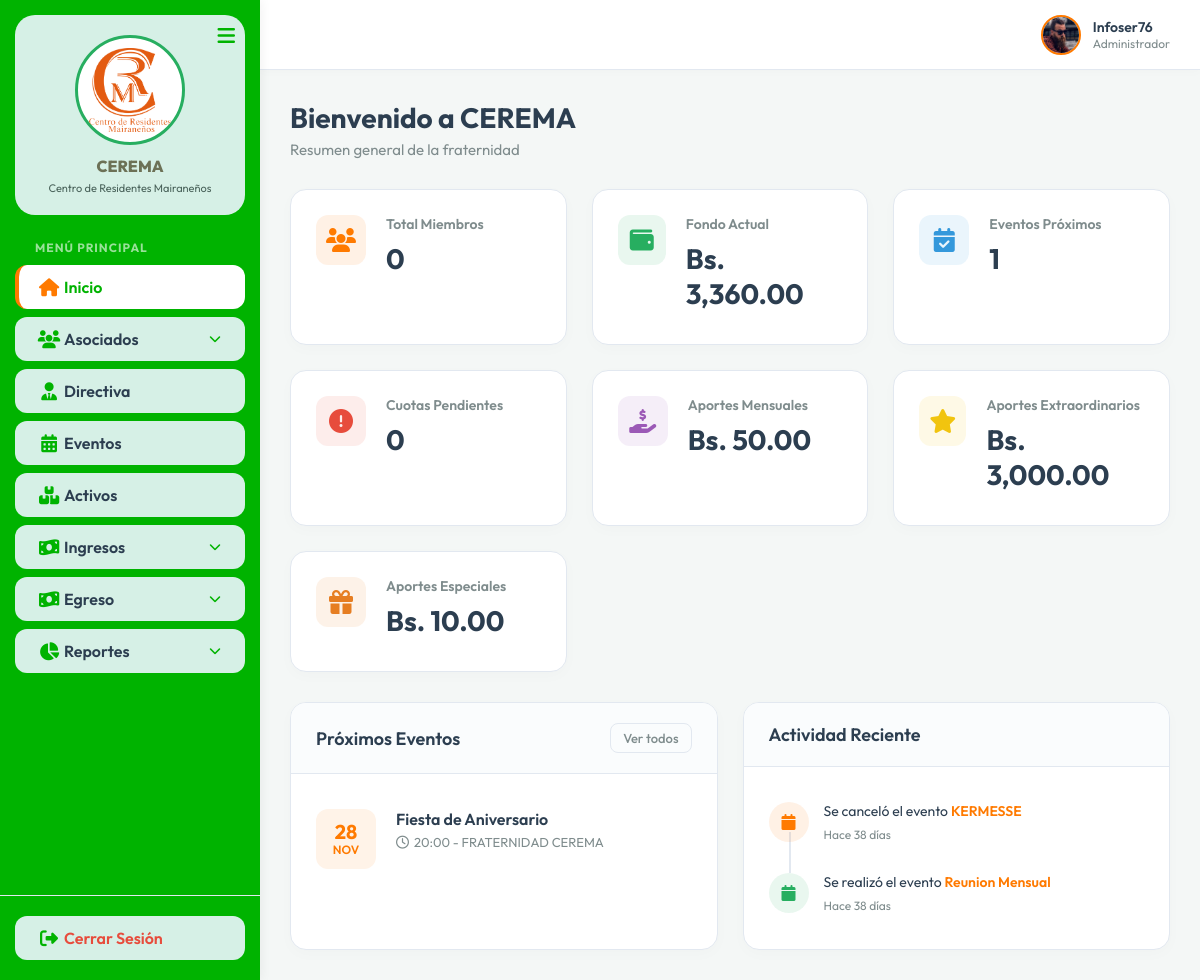
The app's page /View/dashboard.php (signed in) with its own data.
### tables this page shows
CREATE TABLE `eventos` (
  `id_evento` int(11) NOT NULL AUTO_INCREMENT,
  `id_gestion` int(11) DEFAULT NULL,
  `titulo` varchar(255) NOT NULL,
  `tipo_evento` varchar(255) NOT NULL,
  `fecha_evento` date NOT NULL,
  `hora_evento` time DEFAULT NULL,
  `lugar` varchar(255) DEFAULT NULL,
  `descripcion` text DEFAULT NULL,
  `estado` enum('Programado','Realizado','Cancelado') DEFAULT 'Programado',
  `fecha_registro` datetime DEFAULT current_timestamp(),
  PRIMARY KEY (`id_evento`),
  KEY `id_gestion` (`id_gestion`),
  CONSTRAINT `eventos_ibfk_1` FOREIGN KEY (`id_gestion`) REFERENCES `gestiones` (`id_gestion`)
);

### View/dashboard.php (the view, shortened to what this page needs)
<?php
include 'header.php';
$database = new Database();
$db = $database->getConnection();
$query_socios = "SELECT COUNT(*) as total FROM asociados";
$stmt = $db->prepare($query_socios);
$stmt->execute();
$total_miembros = $stmt->fetch(PDO::FETCH_ASSOC)['total'];
$query_aportes = "SELECT
    (SELECT COALESCE(SUM(monto), 0) FROM mensualidad WHERE estado = 'Pagado') as total_mensualidades,
    (SELECT COALESCE(SUM(monto), 0) FROM aporte_extraordinario) as total_extraordinarios,
    (SELECT COALESCE(SUM(monto), 0) FROM aportes_especiales) as total_especiales,
    (SELECT COALESCE(SUM(monto), 0) FROM otros_ingresos WHERE estado = 'Cobrado') as total_otros_ingresos";
$stmt = $db->prepare($query_aportes);
$stmt->execute();
$row_aportes = $stmt->fetch(PDO::FETCH_ASSOC);
$total_mensualidades = $row_aportes['total_mensualidades'];
$total_extraordinarios = $row_aportes['total_extraordinarios'];
$total_especiales = $row_aportes['total_especiales'];
$total_otros_ingresos = $row_aportes['total_otros_ingresos'];
$fondo_actual = $total_mensualidades + $total_extraordinarios + $total_especiales + $total_otros_ingresos;
$cuotas_pendientes = 0;
$query_count_eventos = "SELECT COUNT(*) as total FROM eventos WHERE fecha_evento >= CURDATE() AND estado = 'Programado'";
$stmt = $db->prepare($query_count_eventos);
$stmt->execute();
$eventos_proximos = $stmt->fetch(PDO::FETCH_ASSOC)['total'];
$query_eventos = "SELECT * FROM eventos WHERE fecha_evento >= CURDATE() AND estado = 'Programado' ORDER BY fecha_evento ASC LIMIT 3";
$stmt = $db->prepare($query_eventos);
$stmt->execute();
$eventos_lista = $stmt->fetchAll(PDO::FETCH_ASSOC);
$query_recientes = "SELECT * FROM eventos WHERE estado IN ('Realizado', 'Cancelado') ORDER BY fecha_evento DESC, id_evento DESC LIMIT 3";
$stmt = $db->prepare($query_recientes);
$stmt->execute();
$eventos_recientes = $stmt->fetchAll(PDO::FETCH_ASSOC);
?>
<div class="dashboard-header">
    <h1 class="page-title">Bienvenido a CEREMA</h1>
    <p class="page-subtitle">Resumen general de la fraternidad</p>
</div>
<div class="stats-grid">
    <div class="stat-card">
        <div class="stat-icon" style="background: rgba(255, 122, 0, 0.1); color: #FF7A00;">
            <i class="fa-solid fa-users"></i>
        </div>
        <div class="stat-details">
            <h3>Total Miembros</h3>
            <p class="stat-value"><?php echo $total_miembros; ?></p>
        </div>
    </div>
    <div class="stat-card">
        <div class="stat-icon" style="background: rgba(39, 174, 96, 0.1); color: #27AE60;">
            <i class="fa-solid fa-wallet"></i>
        </div>
        <div class="stat-details">
            <h3>Fondo Actual</h3>
            <p class="stat-value">Bs. <?php echo number_format($fondo_actual, 2); ?></p>
        </div>
    </div>
    <div class="stat-card">
        <div class="stat-icon" style="background: rgba(52, 152, 219, 0.1); color: #3498db;">
            <i class="fa-solid fa-calendar-check"></i>
        </div>
        <div class="stat-details">
            <h3>Eventos Próximos</h3>
            <p class="stat-value"><?php echo $eventos_proximos; ?></p>
        </div>
    </div>
    <div class="stat-card">
        <div class="stat-icon" style="background: rgba(231, 76, 60, 0.1); color: #e74c3c;">
            <i class="fa-solid fa-circle-exclamation"></i>
        </div>
        <div class="stat-details">
            <h3>Cuotas Pendientes</h3>
            <p class="stat-value"><?php echo $cuotas_pendientes; ?></p>
        </div>
    </div>
    <div class="stat-card">
        <div class="stat-icon" style="background: rgba(155, 89, 182, 0.1); color: #9b59b6;">
            <i class="fa-solid fa-hand-holding-dollar"></i>
        </div>
        <div class="stat-details">
            <h3>Aportes Mensuales</h3>
            <p class="stat-value">Bs. <?php echo number_format($total_mensualidades, 2); ?></p>
        </div>
    </div>
    <div class="stat-card">
        <div class="stat-icon" style="background: rgba(241, 196, 15, 0.1); color: #f1c40f;">
            <i class="fa-solid fa-star"></i>
        </div>
        <div class="stat-details">
            <h3>Aportes Extraordinarios</h3>
            <p class="stat-value">Bs. <?php echo number_format($total_extraordinarios, 2); ?></p>
        </div>
    </div>
    <div class="stat-card">
        <div class="stat-icon" style="background: rgba(230, 126, 34, 0.1); color: #e67e22;">
            <i class="fa-solid fa-gift"></i>
        </div>
        <div class="stat-details">
            <h3>Aportes Especiales</h3>
            <p class="stat-value">Bs. <?php echo number_format($total_especiales, 2); ?></p>
        </div>
    </div>
</div>
<div class="dashboard-widgets">
    <div class="widget">
        <div class="widget-header">
            <h2>Próximos Eventos</h2>
            <button class="btn-sm">Ver todos</button>
        </div>
        <div class="widget-content">
            <ul class="event-list">
                <?php if (count($eventos_lista) > 0): ?>
                    <?php foreach ($eventos_lista as $ev):
                        $meses = ['Jan'=>'Ene','Feb'=>'Feb','Mar'=>'Mar','Apr'=>'Abr','May'=>'May','Jun'=>'Jun','Jul'=>'Jul','Aug'=>'Ago','Sep'=>'Sep','Oct'=>'Oct','Nov'=>'Nov','Dec'=>'Dic'];
                        $dia = date('d', strtotime($ev['fecha_evento']));
                        $mes = $meses[date('M', strtotime($ev['fecha_evento']))];
                        $hora = $ev['hora_evento'] ? date('H:i', strtotime($ev['hora_evento'])) : '--:--';
                        $lugar = $ev['lugar'] ? htmlspecialchars($ev['lugar']) : 'Lugar no especificado';
                    ?>
                    <li class="event-item">
                        <div class="event-date">
                            <span class="day"><?php echo $dia; ?></span>
                            <span class="month"><?php echo $mes; ?></span>
                        </div>
                        <div class="event-info">
                            <h4><?php echo htmlspecialchars($ev['tipo_evento']); ?></h4>
                            <p><i class="fa-regular fa-clock"></i> <?php echo $hora; ?> - <?php echo $lugar; ?></p>
                        </div>
                    </li>
                    <?php endforeach; ?>
                <?php endif; ?>
            </ul>
        </div>
    </div>
    <div class="widget">
        <div class="widget-header">
            <h2>Actividad Reciente</h2>
        </div>
        <div class="widget-content">
            <ul class="activity-list">
                <?php if (count($eventos_recientes) > 0): ?>
                    <?php foreach ($eventos_recientes as $ev_reciente):
                        $fecha_reg = new DateTime($ev_reciente['fecha_registro']);
                        $ahora = new DateTime();
                        $diferencia = $ahora->diff($fecha_reg);
                        if ($diferencia->days == 0) {
                            if ($diferencia->h == 0) {
                                $tiempo_hace = "Hace " . $diferencia->i . " minutos";
                            } else {
                                $tiempo_hace = "Hace " . $diferencia->h . " horas";
                            }
                        } elseif ($diferencia->days == 1) {
                            $tiempo_hace = "Ayer";
                        } else {
                            $tiempo_hace = "Hace " . $diferencia->days . " días";
                        }
                    ?>
                    <?php
                        $icon_class = ($ev_reciente['estado'] == 'Cancelado') ? 'event-cancelado' : 'event-realizado';
                    ?>
                    <li class="activity-item">
                        <div class="activity-icon <?php echo $icon_class; ?>"><i class="fa-solid fa-calendar"></i></div>
                        <div class="activity-info">
                            <?php if ($ev_reciente['estado'] == 'Cancelado'): ?>
                                <p>Se canceló el evento <strong><?php echo htmlspecialchars($ev_reciente['tipo_evento']); ?></strong></p>
                            <?php else: ?>
                                <p>Se realizó el evento <strong><?php echo htmlspecialchars($ev_reciente['tipo_evento']); ?></strong></p>
                            <?php endif; ?>
                            <span class="time"><?php echo $tiempo_hace; ?></span>
                        </div>
                    </li>
                    <?php endforeach; ?>
                <?php endif; ?>
            </ul>
        </div>
    </div>
</div>
<?php include 'footer.php'; ?>

### css/style.css (style rules this page uses)
:root { --primary: #FF7A00; --primary-hover: #E66A00; --secondary: #27AE60; --bg-main: #F4F7F6; --bg-panel: #FFFFFF; --bg-hover: #FFF3E8; --text-main: #2C3E50; --text-muted: #7F8C8D; --border-color: #E2E8F0; --success: #27AE60; --danger: #E74C3C; --info: #3498DB; --sidebar-width: 260px; --sidebar-collapsed: 80px; --topbar-height: 70px; --radius-lg: 16px; --radius-md: 12px; --radius-sm: 8px; --transition: 0.3s ease; }
* { margin: 0; padding: 0; box-sizing: border-box; }
body { font-family: 'Outfit', sans-serif; background-color: var(--bg-main); color: var(--text-main); overflow-x: hidden; }
.dashboard-header { margin-bottom: 30px; }
.page-title { font-size: 28px; font-weight: 700; margin-bottom: 5px; color: var(--text-main); }
.page-subtitle { color: var(--text-muted); font-size: 15px; }
.stats-grid { display: grid; grid-template-columns: repeat(auto-fit, minmax(240px, 1fr)); gap: 25px; margin-bottom: 30px; }
.stat-card { background-color: var(--bg-panel); border-radius: var(--radius-lg); padding: 25px; display: flex; align-items: flex-start; gap: 20px; border: 1px solid var(--border-color); transition: transform 0.3s, box-shadow 0.3s; box-shadow: 0 4px 15px rgba(0, 0, 0, 0.02); }
.stat-icon { width: 50px; height: 50px; border-radius: var(--radius-md); display: flex; align-items: center; justify-content: center; font-size: 24px; }
.stat-details h3 { font-size: 14px; color: var(--text-muted); font-weight: 600; margin-bottom: 8px; }
.stat-value { font-size: 28px; font-weight: 700; margin-bottom: 8px; color: var(--text-main); }
.dashboard-widgets { display: grid; grid-template-columns: repeat(auto-fit, minmax(400px, 1fr)); gap: 25px; }
.widget { background-color: var(--bg-panel); border-radius: var(--radius-lg); border: 1px solid var(--border-color); overflow: hidden; box-shadow: 0 4px 15px rgba(0, 0, 0, 0.02); }
.widget-header { padding: 20px 25px; border-bottom: 1px solid var(--border-color); display: flex; justify-content: space-between; align-items: center; background-color: #FAFCFD; }
.widget-header h2 { font-size: 18px; font-weight: 600; color: var(--text-main); }
.btn-sm { background: transparent; border: 1px solid var(--border-color); color: var(--text-muted); padding: 6px 12px; border-radius: var(--radius-sm); font-size: 13px; font-weight: 500; cursor: pointer; transition: all 0.2s; font-family: inherit; }
.widget-content { padding: 20px 25px; }
.event-list { list-style: none; }
.event-item { display: flex; gap: 20px; padding: 15px 0; border-bottom: 1px solid var(--border-color); }
.event-item:last-child { border-bottom: none; padding-bottom: 0; }
.event-date { background-color: var(--bg-hover); color: var(--primary); width: 60px; height: 60px; border-radius: var(--radius-md); display: flex; flex-direction: column; align-items: center; justify-content: center; }
.event-date .day { font-size: 20px; font-weight: 700; line-height: 1; }
.event-date .month { font-size: 12px; text-transform: uppercase; font-weight: 600; }
.event-info h4 { font-size: 16px; margin-bottom: 5px; font-weight: 600; color: var(--text-main); }
.event-info p { color: var(--text-muted); font-size: 13px; display: flex; align-items: center; gap: 5px; }
.activity-list { list-style: none; }
.activity-item { display: flex; gap: 15px; padding: 15px 0; position: relative; }
.activity-item::before { content: ''; position: absolute; left: 20px; top: 45px; bottom: -15px; width: 2px; background-color: var(--border-color); }
.activity-item:last-child::before { display: none; }
.activity-icon { width: 40px; height: 40px; border-radius: 50%; display: flex; align-items: center; justify-content: center; z-index: 1; }
.activity-icon.event-realizado { background-color: rgba(39, 174, 96, 0.1); color: var(--success); }
.activity-icon.event-cancelado { background-color: rgba(255, 122, 0, 0.1); color: var(--primary); }
.activity-info p { font-size: 14px; margin-bottom: 3px; color: var(--text-main); }
.activity-info p strong { color: var(--primary); font-weight: 600; }
.activity-info .time { font-size: 12px; color: var(--text-muted); }

### records on screen
eventos: fecha_evento "28", fecha_evento "NOV", tipo_evento "Fiesta de Aniversario", hora_evento "20:00", lugar "FRATERNIDAD CEREMA"
eventos: tipo_evento "KERMESSE", fecha_registro "Hace 38 días"
eventos: tipo_evento "Reunion Mensual", fecha_registro "Hace 38 días"

### other values on screen
$_SESSION['nombre_usuario'] "Infoser76"
$_SESSION['rol'] "Administrador"
$total_miembros "0"
$fondo_actual "3,360.00"
$eventos_proximos "1"
$cuotas_pendientes "0"
$total_mensualidades "50.00"
$total_extraordinarios "3,000.00"
$total_especiales "10.00"
